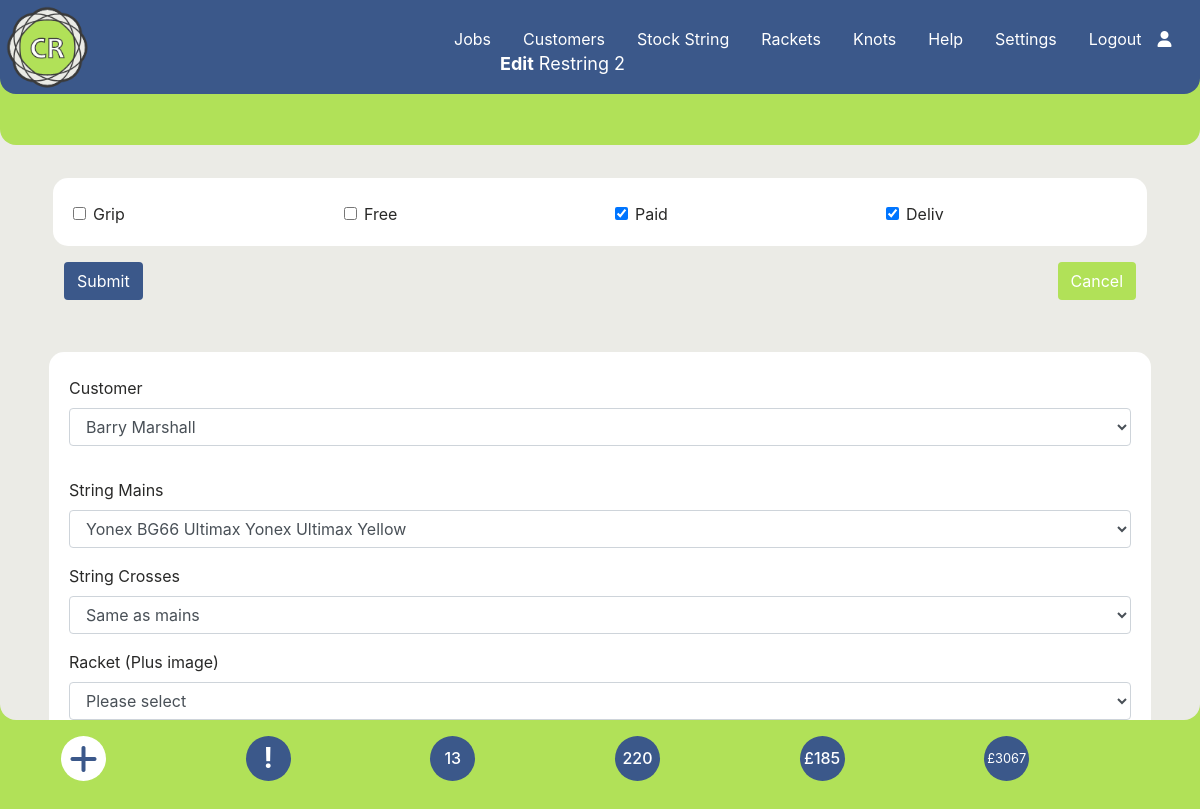
The page /editjob.php?jobid=2 (signed in) on the database as committed earlier.
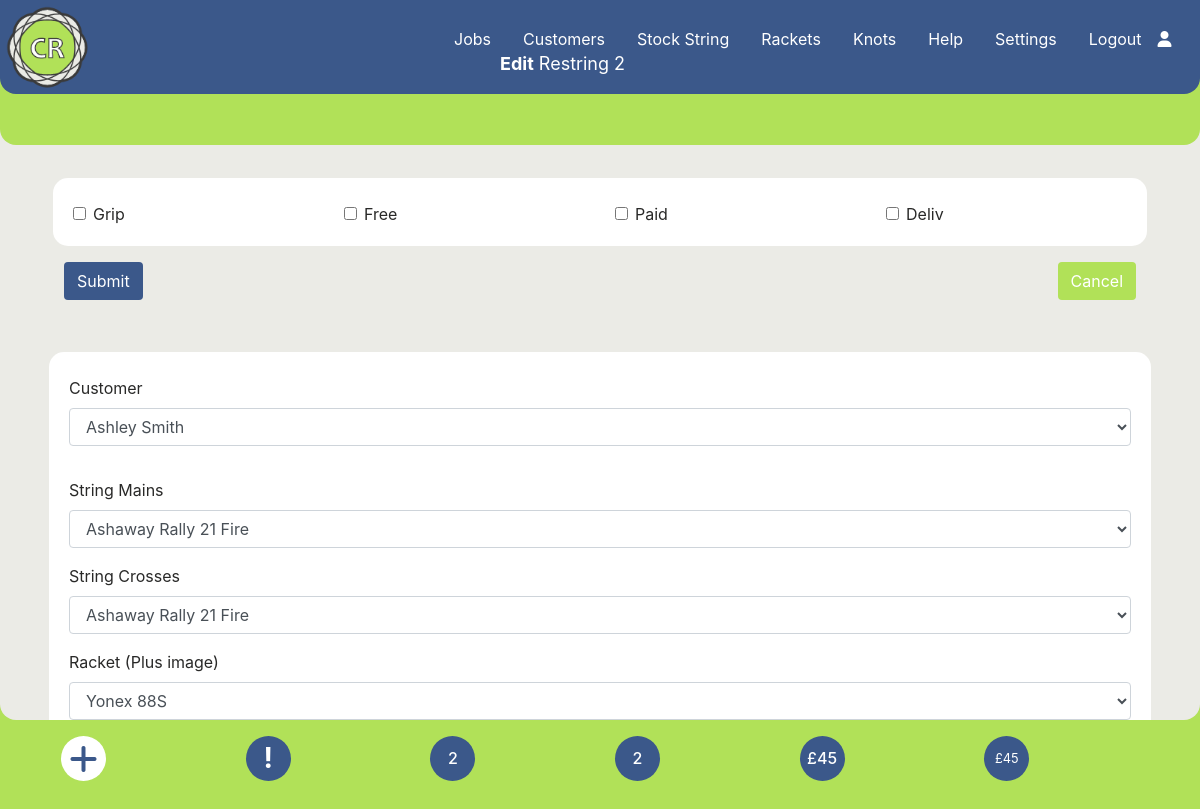
The same page on the database as committed later.
### tables this page shows
CREATE TABLE `stringjobs` (
  `job_id` int(10) NOT NULL,
  `customerid` int(10) NOT NULL,
  `stringid` int(10) NOT NULL,
  `stringidc` int(10) NOT NULL,
  `racketid` int(10) DEFAULT NULL,
  `collection_date` varchar(11) NOT NULL,
  `delivery_date` varchar(11) NOT NULL,
  `pre_tension` varchar(6) NOT NULL,
  `tension` varchar(2) NOT NULL,
  `tensionc` varchar(2) NOT NULL,
  `price` varchar(8) NOT NULL,
  `grip_required` varchar(3) DEFAULT NULL,
  `paid` varchar(7) NOT NULL,
  `delivered` varchar(3) NOT NULL,
  `comments` varchar(500) NOT NULL,
  `free_job` varchar(3) NOT NULL,
  `imageid` int(10) NOT NULL,
  `addedby` int(11) NOT NULL DEFAULT 1
);

### menu.php (called while the page is built, shortened)
<?php
$sql = "SELECT * FROM settings where id = 2";
$Recordset1 = mysqli_query($conn, $sql) or die(mysqli_error($conn));
$row_Recordset1 = mysqli_fetch_assoc($Recordset1);
switch ($row_Recordset1['value']) {
  case "3":
    $currency = "£";
    break;
}
?>

### editjob.php (the view, shortened to what the changed rows need)
<?php require_once('./Connections/wcba.php');
require_once('./menu.php');
$current_month_text = date("F");
$current_month_numeric = date("m");
$current_year = date("Y");
$query_Recordset2 = "SELECT *, stringjobs.tension as atension, stringjobs.tensionc as atensionc
FROM stringjobs
LEFT JOIN customer ON customerid = cust_ID
LEFT JOIN string ON stringjobs.stringid = string.stringid
LEFT JOIN rackets ON stringjobs.racketid = rackets.racketid
LEFT JOIN all_string ON all_string.string_id = string.stock_id
LEFT JOIN sport ON all_string.sportid = sport.sportid
WHERE job_id = " . $_GET['jobid'];
$Recordset2 = mysqli_query($conn, $query_Recordset2) or die(mysqli_error($conn));
$row_Recordset2 = mysqli_fetch_assoc($Recordset2);
$query_Recordset3 = "SELECT * FROM customer ORDER BY Name ASC;";
$Recordset3 = mysqli_query($conn, $query_Recordset3) or die(mysqli_error($conn));
$row_Recordset3 = mysqli_fetch_assoc($Recordset3);
$query_Recordset4 = "SELECT * FROM rackets WHERE sport = '" . $row_Recordset2['sportid'] . "' ORDER BY manuf ASC;";
$Recordset4 = mysqli_query($conn, $query_Recordset4) or die(mysqli_error($conn));
$row_Recordset4 = mysqli_fetch_assoc($Recordset4);
$query_Recordset7 = "SELECT * FROM string LEFT JOIN all_string ON string.stock_id = all_string.string_id WHERE sportid = '" . $row_Recordset2['sportid'] . "' AND empty = '0' ORDER BY string.stringid ASC;";
$Recordset7 = mysqli_query($conn, $query_Recordset7) or die(mysqli_error($conn));
$row_Recordset7 = mysqli_fetch_assoc($Recordset7);
$query_Recordset8 = "SELECT * FROM string LEFT JOIN all_string ON string.stock_id = all_string.string_id WHERE sportid = '" . $row_Recordset2['sportid'] . "' AND empty = '0' ORDER BY string.stringid ASC;";
$Recordset8 = mysqli_query($conn, $query_Recordset8) or die(mysqli_error($conn));
$row_Recordset8 = mysqli_fetch_assoc($Recordset8);
$query_Recordset9 = "SELECT * FROM stringjobs ORDER BY job_id ASC;";
$Recordset9 = mysqli_query($conn, $query_Recordset9) or die(mysqli_error($conn));
$totalRows_Recordset9 = mysqli_num_rows($Recordset9);
$query_Recordset10 = "SELECT * FROM stringjobs WHERE collection_date LIKE '___" . $current_month_numeric . "/" . $current_year . "%'ORDER BY job_id ASC;";
$Recordset10 = mysqli_query($conn, $query_Recordset10) or die(mysqli_error($conn));
$totalRows_Recordset10 = mysqli_num_rows($Recordset10);
$query_Recordset11 = "SELECT SUM(price) as SUM from stringjobs;";
$Recordset11 = mysqli_query($conn, $query_Recordset11) or die(mysqli_error($conn));
$row_Recordset11 = mysqli_fetch_assoc($Recordset11);
$sum = $row_Recordset11['SUM'];
$query_Recordset12 = "SELECT SUM(price) as SUM from stringjobs WHERE paid != '1';";
$Recordset12 = mysqli_query($conn, $query_Recordset12) or die(mysqli_error($conn));
$row_Recordset12 = mysqli_fetch_assoc($Recordset12);
$sum_owed = $row_Recordset12['SUM'];
?>
<!DOCTYPE html>
<html lang="en">
<head>
  <link rel="stylesheet" href="https://cdnjs.cloudflare.com/ajax/libs/font-awesome/6.4.2/css/all.min.css">
  <link rel="stylesheet" href="https://stackpath.bootstrapcdn.com/bootstrap/4.3.1/css/bootstrap.min.css">
  <link rel="stylesheet" href="https://cdnjs.cloudflare.com/ajax/libs/font-awesome/6.4.2/css/all.min.css">
  <link rel="stylesheet" href="./css/bootstrap-datetimepicker.min.css" type="text/css" media="all" />
  <link rel="stylesheet" type="text/css" href="https://cdn.datatables.net/1.13.6/css/dataTables.bootstrap4.min.css" />
  <link rel="stylesheet" href="./css/style.css">
</head>
<body data-spy="scroll" data-target="#main-nav">
  <div class="home-section diva">
    <p class="fxdtext"><strong>Edit</strong> Restring <?php echo $row_Recordset2['job_id']; ?></p>
    <div class="container my-1  firstparaaltej">
      <div class="container  my-1 pb-3 px-1 firstparaej">
        <div class="container  px-1  pt-3 form-text">
          <div class="card cardvp" style="margin-top: 50px;">
            <div class="card-body">
              <form method="post" action="./db-update.php" enctype="multipart/form-data">
                <div class="row">
                  <div class="col-3">
                    <div class="form-check">
                      <input class="form-check-input" type="checkbox" name="gripreqd" value="1" id="grip" <?php if ($row_Recordset2['grip_required'] == 1) {
                                                                                                            echo " checked";
                                                                                                          } ?>>
                      <label class="form-check-label form-text" for="grip">
                        Grip
                      </label>
                    </div>
                  </div>
                  <div class="col-3">
                    <div class="form-check">
                      <input class="form-check-input" type="checkbox" name="freerestring" value="1" id="freerestring" <?php if ($row_Recordset2['free_job'] == 1) {
                                                                                                                        echo " checked";
                                                                                                                      } ?>>
                      <label class="form-check-label form-text" for="freerestring">
                        Free
                      </label>
                    </div>
                  </div>
                  <div class="col-3">
                    <div class="form-check">
                      <input class="form-check-input" type="checkbox" name="paid" value="1" id="paid" <?php if ($row_Recordset2['paid'] == 1) {
                                                                                                        echo " checked";
                                                                                                      } ?>>
                      <label class="form-check-label form-text" for="paid">
                        Paid
                      </label>
                    </div>
                  </div>
                  <div class="col-3">
                    <div class="form-check">
                      <input class="form-check-input" type="checkbox" name="delivered" value="1" id="delivered" <?php if ($row_Recordset2['delivered'] == 1) {
                                                                                                                  echo " checked";
                                                                                                                } ?>>
                      <label class="form-check-label form-text" for="paid">
                        Deliv
                      </label>
                    </div>
                  </div>
                </div>
            </div>
          </div>
        </div>
      </div>
      <div class="container px-1 pt-3 form-text">
        <div class="card cardvp mt-3">
          <div class="card-body">
            <div class="form-group">
              <div class="row">
                <div class="col-12">
                  <select class="form-control" style="width:100%" name="customerid">
                    <?php do {
                      if ($row_Recordset3['cust_ID'] == $row_Recordset2['customerid']) { ?>
                        <option value="<?php echo $row_Recordset3['cust_ID']; ?>" selected="selected">
                          <?php echo $row_Recordset3['Name']; ?>
                        </option>
                      <?php } else { ?>
                        <option value="<?php echo $row_Recordset3['cust_ID']; ?>">
                          <?php echo $row_Recordset3['Name']; ?>
                        </option>
                      <?php } ?>
                    <?php } while ($row_Recordset3 = mysqli_fetch_assoc($Recordset3));  ?>
                  </select>
                </div>
              </div>
            </div>
            <div class="form-group">
              <div class="row">
                <div class="col-12">
                  <select class="form-control" style="width:100%" name="stringid">
                    <?php do {
                      if ($row_Recordset7['stringid'] == $row_Recordset2['stringid']) { ?>
                        <option value="<?php echo $row_Recordset7['stringid']; ?>" selected="selected">
                          <?php echo $row_Recordset7['brand'] . " " . $row_Recordset7['type'] . " " . $row_Recordset7['note']; ?>
                        </option>
                      <?php } else { ?>
                        <option value="<?php echo $row_Recordset7['stringid']; ?>">
                          <?php echo $row_Recordset7['brand'] . " " . $row_Recordset7['type'] . " " . $row_Recordset7['note']; ?>
                        </option>
                      <?php } ?>
                    <?php } while ($row_Recordset7 = mysqli_fetch_assoc($Recordset7)); ?>
                  </select>
                  <?php mysqli_data_seek($Recordset7, 0); ?>
                </div>
              </div>
            </div>
            <div class="form-group mb-3">
              <div class="row">
                <div class="col-12">
                  <select class="form-control" style="width:100%" name="stringidc">
                    <option value="0">Same as mains</option>
                    <?php do {
                      if ($row_Recordset8['stringid'] == $row_Recordset2['stringidc']) { ?>
                        <option value="<?php echo $row_Recordset8['stringid']; ?>" selected="selected">
                          <?php echo $row_Recordset8['brand'] . " " . $row_Recordset8['type'] . " " . $row_Recordset8['note']; ?>
                        </option>
                      <?php } else { ?>
                        <option value="<?php echo $row_Recordset8['stringid']; ?>">
                          <?php echo $row_Recordset8['brand'] . " " . $row_Recordset8['type'] . " " . $row_Recordset8['note']; ?>
                        </option>
                      <?php } ?>
                    <?php } while ($row_Recordset8 = mysqli_fetch_assoc($Recordset7)); ?>
                  </select>
                </div>
              </div>
              <div class="form-group">
                <div class="row">
                  <div class="col-12 mb-3">
                    <select class="form-control" style="width:100%" name="racketid">
                      <option>Please select</option>
                      <?php do {
                        if ($row_Recordset4['racketid'] == $row_Recordset2['racketid']) { ?>
                          <option value="<?php echo $row_Recordset4['racketid']; ?>" selected="selected">
                            <?php echo $row_Recordset4['manuf'] . " " . $row_Recordset4['model']; ?>
                          </option>
                        <?php } else { ?>
                          <option value="<?php echo $row_Recordset4['racketid']; ?>">
                            <?php echo $row_Recordset4['manuf'] . " " . $row_Recordset4['model']; ?>
                          </option>
                        <?php } ?>
                      <?php } while ($row_Recordset4 = mysqli_fetch_assoc($Recordset4)); ?>
                    </select>
                  </div>
                </div>
              </div>
            </div>
          </div>
        </div>
      </div>
    </div>
  </div>
  <div class="container center">
    <div class="p-3 row">
      <div class="col-2">
        <h3 class="dotbt h6 " title="Restrings for <?php echo $current_month_text; ?>"><?php echo $totalRows_Recordset10 ?></h3>
      </div>
      <div class="col-2">
        <a href="./jobs-unpaid.php" class="dotbt h6" title="Total restrings"><?php echo $totalRows_Recordset9 ?></a>
      </div>
      <div class="col-2">
        <a href="./jobs-unpaid.php" class="dotbt h6" title="Amount Owed"><?php echo "$currency" . $sum_owed ?></a>
      </div>
      <div class="col-2">
        <a href="./jobs-unpaid.php" class="dotbtt h7" title="Total Income"><small><?php echo "$currency" . $sum ?></small></a>
      </div>
    </div>
  </div>
</body>
</html>

Rows that differ between the two databases and show on the page:
changed stringjobs id 2: paid "☑" → "☐"; delivered "☑" → "☐"
Other text that changed with them:
form field customerid: "Barry Marshall" → "Ashley Smith"
form field stringid: "Yonex BG66 Ultimax Yonex Ultimax Yellow" → "Ashaway Rally 21 Fire"
form field stringidc: "Same as mains" → "Ashaway Rally 21 Fire"
form field racketid: "Please select" → "Yonex 88S"
$totalRows_Recordset10: "13" → "2"
$totalRows_Recordset9: "220" → "2"
$sum_owed: "185" → "45"
$sum: "3067" → "45"
